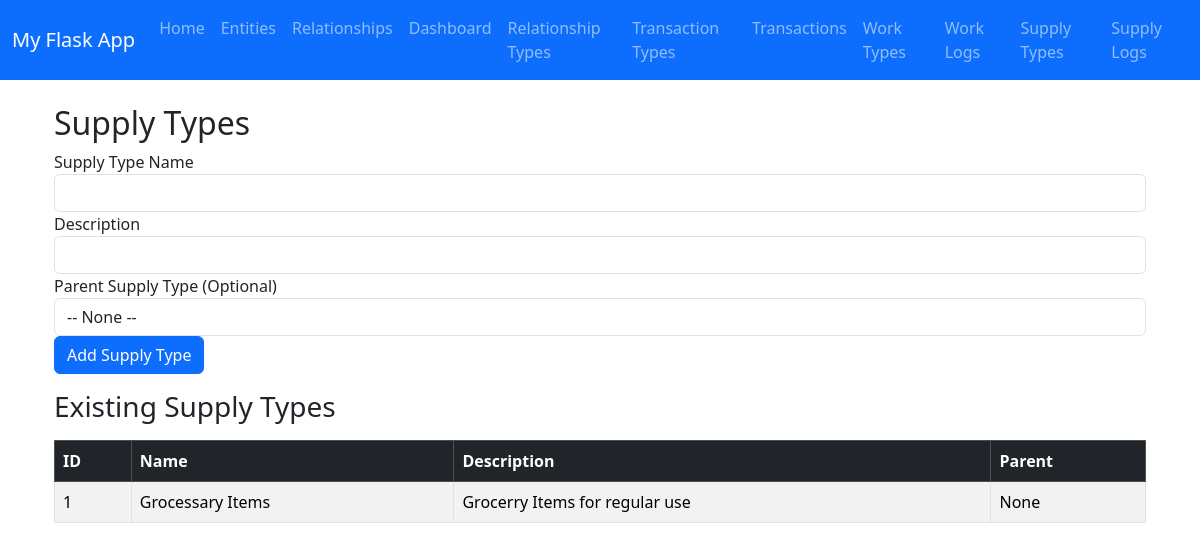
The app's page /supply_types, older data.
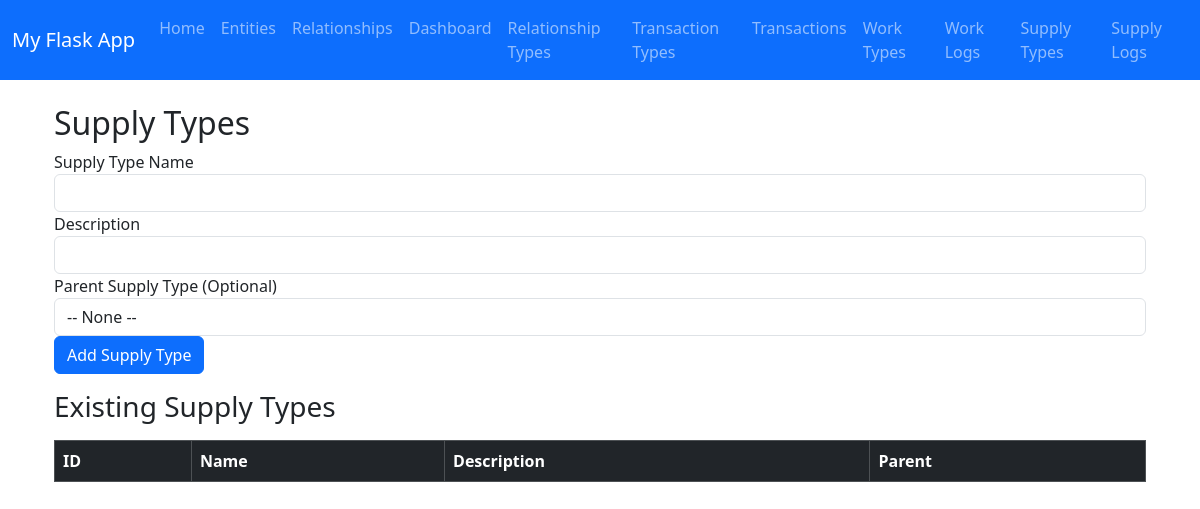
The same page, newer data.
### app.py (models this page shows, shortened)
class SupplyType(db.Model):
    __tablename__ = "supply_type"
    id = db.Column(db.Integer, primary_key=True)
    name = db.Column(db.String(100), unique=True, nullable=False)
    description = db.Column(db.String(200))
    parent_id = db.Column(
        db.Integer,
        db.ForeignKey("supply_type.id", name="fk_supplytype_parent"),
        nullable=True
    )
    parent = db.relationship("SupplyType", remote_side=[id], backref="children")

### app.py (the view, shortened to what this page needs)
@app.route("/supply_types", methods=["GET", "POST"])
def supply_types():
    supply_types = SupplyType.query.all()
    return render_template("supply_types.html", supply_types=supply_types)

### templates/supply_types.html (shortened to what this page needs)
{% extends "base.html" %}
{% block content %}
<div class="container mt-4">
    <h2>Supply Types</h2>
    <form method="POST" class="mb-3">
        <div class="form-group">
            <label for="name">Supply Type Name</label>
            <input type="text" name="name" class="form-control" required>
        </div>
        <div class="form-group">
            <label for="description">Description</label>
            <input type="text" name="description" class="form-control">
        </div>
        <div class="form-group">
            <label for="parent_id">Parent Supply Type (Optional)</label>
            <select name="parent_id" class="form-control">
                <option value="">-- None --</option>
            </select>
        </div>
        <button type="submit" class="btn btn-primary">Add Supply Type</button>
    </form>
    <h3>Existing Supply Types</h3>
    <table class="table table-striped table-bordered mt-3">
        <thead class="table-dark">
            <tr>
                <th>ID</th>
                <th>Name</th>
                <th>Description</th>
                <th>Parent</th>
            </tr>
        </thead>
        <tbody>
            {% for st in supply_types %}
            <tr>
                <td>{{ st.id }}</td>
                <td>{{ st.name }}</td>
                <td>{{ st.description or '-' }}</td>
                <td>
                    {% if st.parent %}
                        {{ st.parent.name }}
                    {% else %}
                        None
                    {% endif %}
                </td>
            </tr>
            {% endfor %}
        </tbody>
    </table>
</div>
{% endblock %}

Row changes from the older to the newer data that the page shows:
removed SupplyType: id "1", name "Grocessary Items", description "Grocerry Items for regular use"
